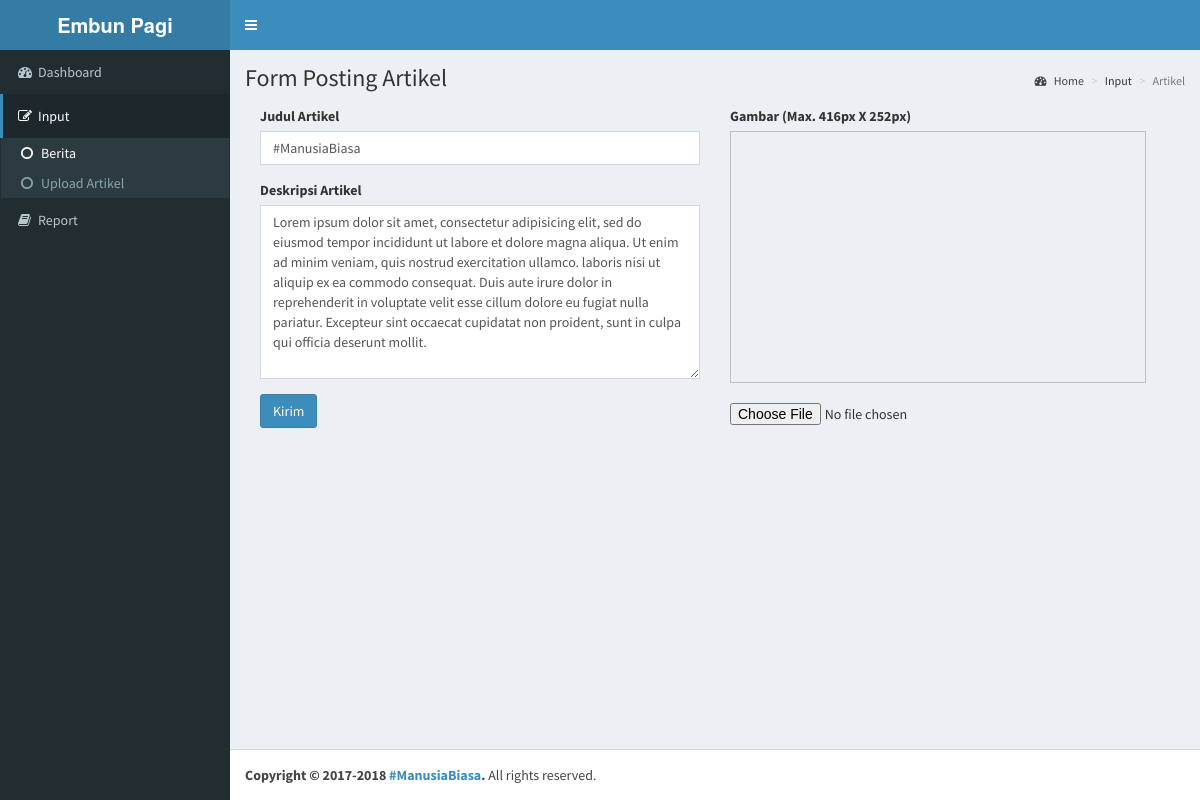
The page /__/form_edit_galeri.php?id=1 on the database its author committed.
### tables this page shows
CREATE TABLE `tb_post_artikel` (
  `id` int(11) NOT NULL,
  `judul` varchar(100) NOT NULL,
  `deskripsi` text NOT NULL,
  `path` varchar(100) NOT NULL,
  `waktu` datetime NOT NULL
);

### __/form_edit_galeri.php (the view, shortened to what this page needs)
<?php
include '../system/koneksi.php';
$id = $_GET['id'];
$sql = "SELECT * FROM tb_post_artikel WHERE id = $id";
$result = mysqli_query($connect,$sql);
if ($data = mysqli_fetch_array($result)) {
  $judul = $data['judul'];
  $isi = $data['deskripsi'];
}
?>
<!DOCTYPE html>
<html>
<head>
  <link rel="stylesheet" href="../assets/css/bootstrap.min.css">
  <link rel="stylesheet" href="https://cdnjs.cloudflare.com/ajax/libs/font-awesome/4.5.0/css/font-awesome.min.css">
  <link rel="stylesheet" href="https://cdnjs.cloudflare.com/ajax/libs/ionicons/2.0.1/css/ionicons.min.css">
  <link rel="stylesheet" href="../assets/plugins/jvectormap/jquery-jvectormap-1.2.2.css">
  <link rel="stylesheet" href="../assets/css/AdminLTE.min.css">
  <link rel="stylesheet" href="../assets/css/skins/_all-skins.min.css">
</head>
<body class="hold-transition skin-blue sidebar-mini">
<div class="wrapper">
  <header class="main-header">
    <a href="index2.html" class="logo">
      <span class="logo-lg"><b>Embun Pagi</b></span>
    </a>
    <nav class="navbar navbar-static-top">
      <a href="#" class="sidebar-toggle" data-toggle="offcanvas" role="button">
      </a>
    </nav>
  </header>
  <aside class="main-sidebar">
    <section class="sidebar">
      <ul class="sidebar-menu">
        <li>
          <a href="">
            <i class="fa fa-dashboard"></i><span>Dashboard</span>
          </a>
        </li>
        <li class="treeview active">
          <a>
            <i class="fa fa-edit"></i><span>Input</span>
          </a>
          <ul class="treeview-menu">
            <li class="active"><a href="berita.php"><i class="fa fa-circle-o"></i>Berita</a></li>
            <li><a href="galeri.php"><i class="fa fa-circle-o"></i>Upload Artikel</a></li>
          </ul>
        </li>
        <li class="treeview">
          <a>
            <i class="fa fa-book"></i><span>Report</span>
          </a>
        </li>
      </ul>
    </section>
  </aside>
  <div class="content-wrapper">
    <section class="content-header">
      <h1>
        Form Posting Artikel
      </h1>
      <ol class="breadcrumb">
        <li><a href=""><i class="fa fa-dashboard"></i> Home</a></li>
        <li>Input</li>
        <li class="active">Artikel</li>
      </ol>
    </section>
    <section class="content">
      <div class="row">
        <div class="col-md-12">
          <form action="edit_galeri.php" method="POST" enctype="multipart/form-data">
            <div class="col-md-6">
              <div class="form-group">
                <label>Judul Artikel</label>
                <input type="text" name="judul" class="form-control" value="<?php echo $judul ?>" placeholder="Komunitas Embun Pagi" required>
              </div>
              <div class="form-group">
                <label>Deskripsi Artikel</label>
                <textarea class="form-control" name="isi" rows="8" placeholder="Kegiatan Embun Pagi..." required><?php echo $isi ?></textarea>
              </div>
              <button type="submit" class="btn btn-primary">Kirim</button>
            </div>
            <div class="col-md-6">
              <div class="form-group">
                <label>Gambar (Max. 416px X 252px)</label><br />
                <img id="uploadPreview" style="width: 416px; height: 252px;" /><br><br>
                <input id="uploadImage" type="file" name="path" onchange="PreviewImage();" />
              </div>
            </div>
          </form>
        </div>
      </div>
    </section>
  </div>
  <footer class="main-footer">
    <strong>Copyright &copy; 2017-2018 <a href="#!">#ManusiaBiasa</a>.</strong> All rights
    reserved.
  </footer>
</div>
</body>
</html>

### rows shown on the page
tb_post_artikel: judul "#ManusiaBiasa", isi "Lorem ipsum dolor sit amet, consectetur adipisicing elit, sed do eiusmod tempor incididunt ut labore et dolore magna aliqua. Ut enim ad minim veniam, quis nostrud exercitation ullamco. laboris nisi ut aliquip ex ea commodo consequat. Duis aute irure dolor in reprehenderit in voluptate velit esse cillum dolore eu fugiat nulla pariatur. Excepteur sint occaecat cupidatat non proident, sunt in culpa qui officia deserunt mollit."
